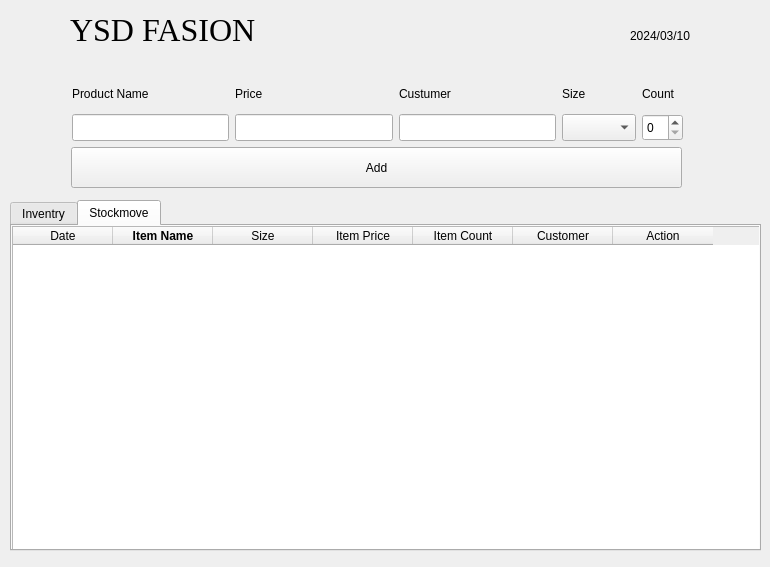
<?xml version="1.0" encoding="UTF-8"?>
<ui version="4.0">
 <class>ShopDataEntry</class>
 <widget class="QWidget" name="ShopDataEntry">
  <property name="geometry">
   <rect>
    <x>0</x>
    <y>0</y>
    <width>770</width>
    <height>567</height>
   </rect>
  </property>
  <property name="sizePolicy">
   <sizepolicy hsizetype="Fixed" vsizetype="Fixed">
    <horstretch>0</horstretch>
    <verstretch>0</verstretch>
   </sizepolicy>
  </property>
  <property name="windowTitle">
   <string>Form</string>
  </property>
  <widget class="QLabel" name="date_lable">
   <property name="enabled">
    <bool>true</bool>
   </property>
   <property name="geometry">
    <rect>
     <x>630</x>
     <y>20</y>
     <width>71</width>
     <height>31</height>
    </rect>
   </property>
   <property name="text">
    <string>2024/03/10</string>
   </property>
  </widget>
  <widget class="QLabel" name="bissnessName">
   <property name="geometry">
    <rect>
     <x>70</x>
     <y>10</y>
     <width>208</width>
     <height>40</height>
    </rect>
   </property>
   <property name="font">
    <font>
     <family>Times New Roman</family>
     <pointsize>24</pointsize>
     <weight>9</weight>
     <italic>false</italic>
     <bold>false</bold>
    </font>
   </property>
   <property name="styleSheet">
    <string notr="true">font: 75 24pt &quot;Times New Roman&quot;;
font-weight:&quot;bold&quot;;</string>
   </property>
   <property name="text">
    <string>YSD FASION</string>
   </property>
  </widget>
  <widget class="QPushButton" name="add_SM_btn">
   <property name="geometry">
    <rect>
     <x>71</x>
     <y>147</y>
     <width>611</width>
     <height>41</height>
    </rect>
   </property>
   <property name="text">
    <string>Add</string>
   </property>
  </widget>
  <widget class="QWidget" name="layoutWidget">
   <property name="geometry">
    <rect>
     <x>72</x>
     <y>80</y>
     <width>611</width>
     <height>61</height>
    </rect>
   </property>
   <layout class="QGridLayout" name="gridLayout">
    <item row="0" column="0">
     <layout class="QVBoxLayout" name="verticalLayout">
      <item>
       <widget class="QLabel" name="label_2">
        <property name="text">
         <string>Product Name</string>
        </property>
       </widget>
      </item>
      <item>
       <widget class="QLineEdit" name="productName_SM_lineEdit">
        <property name="sizePolicy">
         <sizepolicy hsizetype="Expanding" vsizetype="Preferred">
          <horstretch>0</horstretch>
          <verstretch>0</verstretch>
         </sizepolicy>
        </property>
       </widget>
      </item>
     </layout>
    </item>
    <item row="0" column="1">
     <layout class="QVBoxLayout" name="verticalLayout_2">
      <item>
       <widget class="QLabel" name="label_3">
        <property name="text">
         <string>Price</string>
        </property>
       </widget>
      </item>
      <item>
       <widget class="QLineEdit" name="price_SM_lineEdit">
        <property name="sizePolicy">
         <sizepolicy hsizetype="Expanding" vsizetype="Preferred">
          <horstretch>0</horstretch>
          <verstretch>0</verstretch>
         </sizepolicy>
        </property>
       </widget>
      </item>
     </layout>
    </item>
    <item row="0" column="2">
     <layout class="QVBoxLayout" name="verticalLayout_3">
      <item>
       <widget class="QLabel" name="label_5">
        <property name="text">
         <string>Custumer</string>
        </property>
       </widget>
      </item>
      <item>
       <widget class="QLineEdit" name="custumer_SM_lineEdit">
        <property name="sizePolicy">
         <sizepolicy hsizetype="Expanding" vsizetype="Preferred">
          <horstretch>0</horstretch>
          <verstretch>0</verstretch>
         </sizepolicy>
        </property>
       </widget>
      </item>
     </layout>
    </item>
    <item row="0" column="3">
     <layout class="QVBoxLayout" name="verticalLayout_4">
      <item>
       <widget class="QLabel" name="label_6">
        <property name="text">
         <string>Size</string>
        </property>
       </widget>
      </item>
      <item>
       <widget class="QComboBox" name="size_SM_comboBox">
        <property name="sizePolicy">
         <sizepolicy hsizetype="Preferred" vsizetype="Preferred">
          <horstretch>0</horstretch>
          <verstretch>0</verstretch>
         </sizepolicy>
        </property>
        <property name="autoFillBackground">
         <bool>false</bool>
        </property>
        <item>
         <property name="text">
          <string/>
         </property>
        </item>
        <item>
         <property name="text">
          <string>Small</string>
         </property>
        </item>
        <item>
         <property name="text">
          <string>Mediam</string>
         </property>
        </item>
        <item>
         <property name="text">
          <string>Large</string>
         </property>
        </item>
        <item>
         <property name="text">
          <string>XL</string>
         </property>
        </item>
        <item>
         <property name="text">
          <string>XXL</string>
         </property>
        </item>
        <item>
         <property name="text">
          <string>XXXL</string>
         </property>
        </item>
        <item>
         <property name="text">
          <string>Other</string>
         </property>
        </item>
       </widget>
      </item>
     </layout>
    </item>
    <item row="0" column="4">
     <layout class="QVBoxLayout" name="verticalLayout_5">
      <item>
       <widget class="QLabel" name="label_4">
        <property name="text">
         <string>Count</string>
        </property>
       </widget>
      </item>
      <item>
       <widget class="QSpinBox" name="itemCount_SM_spinBox">
        <property name="sizePolicy">
         <sizepolicy hsizetype="Minimum" vsizetype="Preferred">
          <horstretch>0</horstretch>
          <verstretch>0</verstretch>
         </sizepolicy>
        </property>
       </widget>
      </item>
     </layout>
    </item>
   </layout>
  </widget>
  <widget class="QTabWidget" name="tabWidget">
   <property name="geometry">
    <rect>
     <x>10</x>
     <y>200</y>
     <width>751</width>
     <height>351</height>
    </rect>
   </property>
   <property name="currentIndex">
    <number>1</number>
   </property>
   <widget class="QWidget" name="inventryTab">
    <attribute name="title">
     <string>Inventry</string>
    </attribute>
    <widget class="QTableWidget" name="inventryTable">
     <property name="geometry">
      <rect>
       <x>0</x>
       <y>0</y>
       <width>751</width>
       <height>331</height>
      </rect>
     </property>
     <property name="sizePolicy">
      <sizepolicy hsizetype="Ignored" vsizetype="Ignored">
       <horstretch>0</horstretch>
       <verstretch>0</verstretch>
      </sizepolicy>
     </property>
     <column>
      <property name="text">
       <string>Item Name</string>
      </property>
      <property name="font">
       <font>
        <weight>75</weight>
        <bold>true</bold>
       </font>
      </property>
      <property name="textAlignment">
       <set>AlignCenter</set>
      </property>
     </column>
     <column>
      <property name="text">
       <string>Size</string>
      </property>
      <property name="textAlignment">
       <set>AlignCenter</set>
      </property>
     </column>
     <column>
      <property name="text">
       <string>Item Price</string>
      </property>
      <property name="textAlignment">
       <set>AlignCenter</set>
      </property>
     </column>
     <column>
      <property name="text">
       <string>Item Count</string>
      </property>
      <property name="textAlignment">
       <set>AlignCenter</set>
      </property>
     </column>
    </widget>
   </widget>
   <widget class="QWidget" name="stockMoveTab">
    <attribute name="title">
     <string>Stockmove</string>
    </attribute>
    <widget class="QTableWidget" name="stockMoveTable">
     <property name="geometry">
      <rect>
       <x>0</x>
       <y>0</y>
       <width>751</width>
       <height>331</height>
      </rect>
     </property>
     <property name="sizePolicy">
      <sizepolicy hsizetype="Ignored" vsizetype="Ignored">
       <horstretch>0</horstretch>
       <verstretch>0</verstretch>
      </sizepolicy>
     </property>
     <column>
      <property name="text">
       <string>Date</string>
      </property>
      <property name="textAlignment">
       <set>AlignCenter</set>
      </property>
     </column>
     <column>
      <property name="text">
       <string>Item Name</string>
      </property>
      <property name="font">
       <font>
        <weight>75</weight>
        <bold>true</bold>
       </font>
      </property>
      <property name="textAlignment">
       <set>AlignCenter</set>
      </property>
     </column>
     <column>
      <property name="text">
       <string>Size</string>
      </property>
      <property name="textAlignment">
       <set>AlignCenter</set>
      </property>
     </column>
     <column>
      <property name="text">
       <string>Item Price</string>
      </property>
      <property name="textAlignment">
       <set>AlignCenter</set>
      </property>
     </column>
     <column>
      <property name="text">
       <string>Item Count</string>
      </property>
      <property name="textAlignment">
       <set>AlignCenter</set>
      </property>
     </column>
     <column>
      <property name="text">
       <string>Customer</string>
      </property>
      <property name="textAlignment">
       <set>AlignCenter</set>
      </property>
     </column>
     <column>
      <property name="text">
       <string>Action</string>
      </property>
      <property name="textAlignment">
       <set>AlignCenter</set>
      </property>
     </column>
    </widget>
   </widget>
  </widget>
 </widget>
 <tabstops>
  <tabstop>productName_SM_lineEdit</tabstop>
  <tabstop>price_SM_lineEdit</tabstop>
  <tabstop>custumer_SM_lineEdit</tabstop>
  <tabstop>size_SM_comboBox</tabstop>
  <tabstop>itemCount_SM_spinBox</tabstop>
  <tabstop>add_SM_btn</tabstop>
  <tabstop>inventryTable</tabstop>
 </tabstops>
 <resources/>
 <connections/>
</ui>
